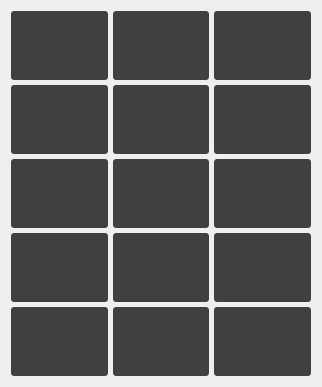
              <widget class="QWidget" name="scrollAreaWidgetContents">
               <property name="geometry">
                <rect>
                 <x>0</x>
                 <y>0</y>
                 <width>322</width>
                 <height>383</height>
                </rect>
               </property>
               <layout class="QGridLayout" name="gridLayout_9">
                <property name="spacing">
                 <number>5</number>
                </property>
                <item row="0" column="0">
                 <widget class="QPushButton" name="trans1_11">
                  <property name="sizePolicy">
                   <sizepolicy hsizetype="Fixed" vsizetype="Fixed">
                    <horstretch>0</horstretch>
                    <verstretch>0</verstretch>
                   </sizepolicy>
                  </property>
                  <property name="minimumSize">
                   <size>
                    <width>64</width>
                    <height>69</height>
                   </size>
                  </property>
                  <property name="maximumSize">
                   <size>
                    <width>120</width>
                    <height>90</height>
                   </size>
                  </property>
                  <property name="styleSheet">
                   <string notr="true">background-color: #404040; border-radius: 3px;</string>
                  </property>
                  <property name="text">
                   <string/>
                  </property>
                  <property name="flat">
                   <bool>true</bool>
                  </property>
                 </widget>
                </item>
                <item row="0" column="1">
                 <widget class="QPushButton" name="trans1_12">
                  <property name="sizePolicy">
                   <sizepolicy hsizetype="Fixed" vsizetype="Fixed">
                    <horstretch>0</horstretch>
                    <verstretch>0</verstretch>
                   </sizepolicy>
                  </property>
                  <property name="minimumSize">
                   <size>
                    <width>64</width>
                    <height>69</height>
                   </size>
                  </property>
                  <property name="maximumSize">
                   <size>
                    <width>120</width>
                    <height>90</height>
                   </size>
                  </property>
                  <property name="styleSheet">
                   <string notr="true">background-color: #404040; border-radius: 3px;</string>
                  </property>
                  <property name="text">
                   <string/>
                  </property>
                  <property name="flat">
                   <bool>true</bool>
                  </property>
                 </widget>
                </item>
                <item row="0" column="2">
                 <widget class="QPushButton" name="trans1_9">
                  <property name="sizePolicy">
                   <sizepolicy hsizetype="Fixed" vsizetype="Fixed">
                    <horstretch>0</horstretch>
                    <verstretch>0</verstretch>
                   </sizepolicy>
                  </property>
                  <property name="minimumSize">
                   <size>
                    <width>64</width>
                    <height>69</height>
                   </size>
                  </property>
                  <property name="maximumSize">
                   <size>
                    <width>120</width>
                    <height>90</height>
                   </size>
                  </property>
                  <property name="styleSheet">
                   <string notr="true">background-color: #404040; border-radius: 3px;</string>
                  </property>
                  <property name="text">
                   <string/>
                  </property>
                  <property name="flat">
                   <bool>true</bool>
                  </property>
                 </widget>
                </item>
                <item row="1" column="0">
                 <widget class="QPushButton" name="trans1_7">
                  <property name="sizePolicy">
                   <sizepolicy hsizetype="Fixed" vsizetype="Fixed">
                    <horstretch>0</horstretch>
                    <verstretch>0</verstretch>
                   </sizepolicy>
                  </property>
                  <property name="minimumSize">
                   <size>
                    <width>64</width>
                    <height>69</height>
                   </size>
                  </property>
                  <property name="maximumSize">
                   <size>
                    <width>120</width>
                    <height>90</height>
                   </size>
                  </property>
                  <property name="styleSheet">
                   <string notr="true">background-color: #404040; border-radius: 3px;</string>
                  </property>
                  <property name="text">
                   <string/>
                  </property>
                  <property name="flat">
                   <bool>true</bool>
                  </property>
                 </widget>
                </item>
                <item row="1" column="1">
                 <widget class="QPushButton" name="trans1_8">
                  <property name="sizePolicy">
                   <sizepolicy hsizetype="Fixed" vsizetype="Fixed">
                    <horstretch>0</horstretch>
                    <verstretch>0</verstretch>
                   </sizepolicy>
                  </property>
                  <property name="minimumSize">
                   <size>
                    <width>64</width>
                    <height>69</height>
                   </size>
                  </property>
                  <property name="maximumSize">
                   <size>
                    <width>120</width>
                    <height>90</height>
                   </size>
                  </property>
                  <property name="styleSheet">
                   <string notr="true">background-color: #404040; border-radius: 3px;</string>
                  </property>
                  <property name="text">
                   <string/>
                  </property>
                  <property name="flat">
                   <bool>true</bool>
                  </property>
                 </widget>
                </item>
                <item row="1" column="2">
                 <widget class="QPushButton" name="trans1_10">
                  <property name="sizePolicy">
                   <sizepolicy hsizetype="Fixed" vsizetype="Fixed">
                    <horstretch>0</horstretch>
                    <verstretch>0</verstretch>
                   </sizepolicy>
                  </property>
                  <property name="minimumSize">
                   <size>
                    <width>64</width>
                    <height>69</height>
                   </size>
                  </property>
                  <property name="maximumSize">
                   <size>
                    <width>120</width>
                    <height>90</height>
                   </size>
                  </property>
                  <property name="styleSheet">
                   <string notr="true">background-color: #404040; border-radius: 3px;</string>
                  </property>
                  <property name="text">
                   <string/>
                  </property>
                  <property name="flat">
                   <bool>true</bool>
                  </property>
                 </widget>
                </item>
                <item row="2" column="0">
                 <widget class="QPushButton" name="pushButton_13">
                  <property name="minimumSize">
                   <size>
                    <width>64</width>
                    <height>69</height>
                   </size>
                  </property>
                  <property name="maximumSize">
                   <size>
                    <width>120</width>
                    <height>90</height>
                   </size>
                  </property>
                  <property name="styleSheet">
                   <string notr="true">background-color: #404040; border-radius: 3px;</string>
                  </property>
                  <property name="text">
                   <string/>
                  </property>
                 </widget>
                </item>
                <item row="2" column="1">
                 <widget class="QPushButton" name="pushButton_11">
                  <property name="minimumSize">
                   <size>
                    <width>64</width>
                    <height>69</height>
                   </size>
                  </property>
                  <property name="maximumSize">
                   <size>
                    <width>120</width>
                    <height>90</height>
                   </size>
                  </property>
                  <property name="styleSheet">
                   <string notr="true">background-color: #404040; border-radius: 3px;</string>
                  </property>
                  <property name="text">
                   <string/>
                  </property>
                 </widget>
                </item>
                <item row="2" column="2">
                 <widget class="QPushButton" name="pushButton_18">
                  <property name="minimumSize">
                   <size>
                    <width>64</width>
                    <height>69</height>
                   </size>
                  </property>
                  <property name="maximumSize">
                   <size>
                    <width>120</width>
                    <height>90</height>
                   </size>
                  </property>
                  <property name="styleSheet">
                   <string notr="true">background-color: #404040; border-radius: 3px;</string>
                  </property>
                  <property name="text">
                   <string/>
                  </property>
                 </widget>
                </item>
                <item row="3" column="0">
                 <widget class="QPushButton" name="pushButton_12">
                  <property name="minimumSize">
                   <size>
                    <width>64</width>
                    <height>69</height>
                   </size>
                  </property>
                  <property name="maximumSize">
                   <size>
                    <width>120</width>
                    <height>90</height>
                   </size>
                  </property>
                  <property name="styleSheet">
                   <string notr="true">background-color: #404040; border-radius: 3px;</string>
                  </property>
                  <property name="text">
                   <string/>
                  </property>
                 </widget>
                </item>
                <item row="3" column="1">
                 <widget class="QPushButton" name="pushButton_14">
                  <property name="minimumSize">
                   <size>
                    <width>64</width>
                    <height>69</height>
                   </size>
                  </property>
                  <property name="maximumSize">
                   <size>
                    <width>120</width>
                    <height>90</height>
                   </size>
                  </property>
                  <property name="styleSheet">
                   <string notr="true">background-color: #404040; border-radius: 3px;</string>
                  </property>
                  <property name="text">
                   <string/>
                  </property>
                 </widget>
                </item>
                <item row="3" column="2">
                 <widget class="QPushButton" name="pushButton_15">
                  <property name="minimumSize">
                   <size>
                    <width>64</width>
                    <height>69</height>
                   </size>
                  </property>
                  <property name="maximumSize">
                   <size>
                    <width>120</width>
                    <height>90</height>
                   </size>
                  </property>
                  <property name="styleSheet">
                   <string notr="true">background-color: #404040; border-radius: 3px;</string>
                  </property>
                  <property name="text">
                   <string/>
                  </property>
                 </widget>
                </item>
                <item row="4" column="0">
                 <widget class="QPushButton" name="pushButton_10">
                  <property name="minimumSize">
                   <size>
                    <width>64</width>
                    <height>69</height>
                   </size>
                  </property>
                  <property name="maximumSize">
                   <size>
                    <width>120</width>
                    <height>90</height>
                   </size>
                  </property>
                  <property name="styleSheet">
                   <string>background-color: #404040; border-radius: 3px;</string>
                  </property>
                  <property name="text">
                   <string/>
                  </property>
                 </widget>
                </item>
                <item row="4" column="1">
                 <widget class="QPushButton" name="pushButton_17">
                  <property name="minimumSize">
                   <size>
                    <width>64</width>
                    <height>69</height>
                   </size>
                  </property>
                  <property name="maximumSize">
                   <size>
                    <width>120</width>
                    <height>90</height>
                   </size>
                  </property>
                  <property name="styleSheet">
                   <string>background-color: #404040; border-radius: 3px;</string>
                  </property>
                  <property name="text">
                   <string/>
                  </property>
                 </widget>
                </item>
                <item row="4" column="2">
                 <widget class="QPushButton" name="pushButton_16">
                  <property name="minimumSize">
                   <size>
                    <width>64</width>
                    <height>69</height>
                   </size>
                  </property>
                  <property name="maximumSize">
                   <size>
                    <width>120</width>
                    <height>90</height>
                   </size>
                  </property>
                  <property name="styleSheet">
                   <string>background-color: #404040; border-radius: 3px;</string>
                  </property>
                  <property name="text">
                   <string/>
                  </property>
                 </widget>
                </item>
               </layout>
              </widget>
